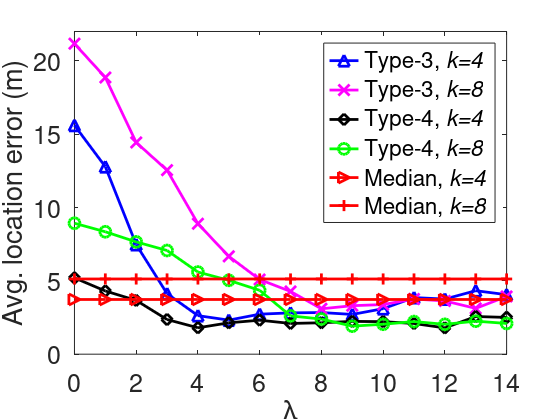

Here is the MATLAB script that generated this plot:
h = figure;
load ./mat/lambda_k.mat %save lambda_k.mat avg_k4 avg_k8 avg_k16;
load ./mat/rnd_lambda_k4.mat %save rnd_lambda_k4.mat rnd_lambda_k4;
load ./mat/rnd_lambda_k8.mat
load ./mat/rnd_lambda_k16.mat

x=0:34;
medi4(1:35)=3.7289;
medi8(1:35)=5.1273;

plot(x,avg_k4,'-b^','MarkerSize',8,'LineWidth',2)
hold on
plot(x,avg_k8,'-mx','MarkerSize',8,'LineWidth',2)
hold on
% plot(x,avg_k16,'-mx','MarkerSize',8,'LineWidth',2)
% hold on
plot(x,rnd_lambda_k4,'-kd','MarkerSize',8,'LineWidth',2)
hold on
plot(x,rnd_lambda_k8,'-go','MarkerSize',8,'LineWidth',2)
hold on
% plot(x,rnd_lambda_k16,'-go','MarkerSize',8,'LineWidth',2)
% hold on
plot(x,medi4,'-r>','MarkerSize',8,'LineWidth',2)
hold on
plot(x,medi8,'-r+','MarkerSize',8,'LineWidth',2)
xlim([0,14])
ylim([0 22])
xlabel('\lambda')
ylabel('Avg. location error (m)')
legend('Type-3,\it k=4','Type-3,\it k=8','Type-4,\it k=4','Type-4,\it k=8','Median,\it k=4', 'Median,\it k=8')
%legend('type3, \it k=8','type3, \it k=16','type4, \it k=8','type4, \it k=16','median, \it k=4', 'median, \it k=8')
set(gca,'fontsize',18,'xtick',[0:2:14])
%legend('\it k=4','\it k=8','\it k=16')


set(h,'Units','Inches');
pos = get(h,'Position');
set(h,'PaperPositionMode','Auto','PaperUnits','Inches','PaperSize',[pos(3), pos(4)])
print(h,'filename','-dpdf','-r0')